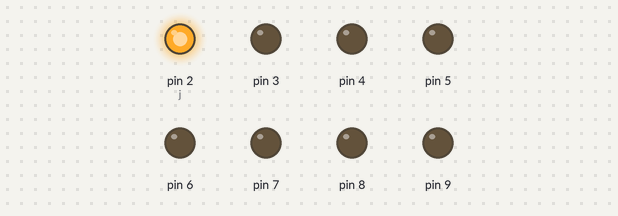
A sketch run on a simulated Arduino Uno, built with avr-gcc and run on an emulated ATmega328P. Parts: output pins drawn as LEDs (lit = HIGH).

Above: at 0.1 s.
At 0.7 s:
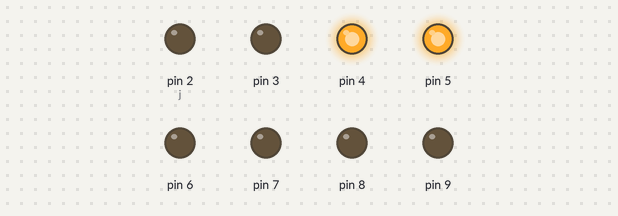
At 1.1 s:
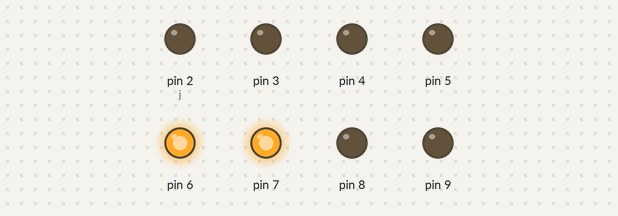
At 1.5 s:
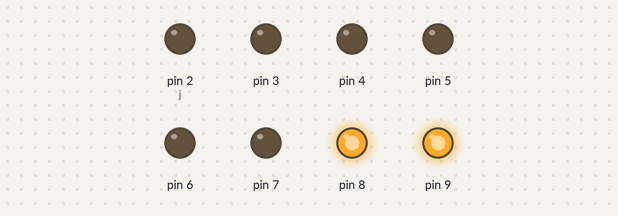
At 2.5 s:
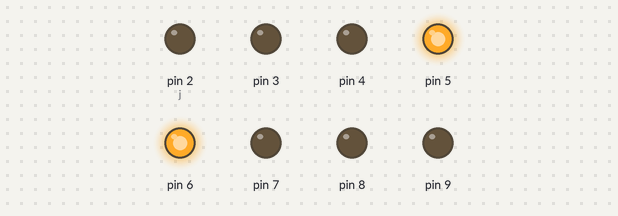
At 3.5 s:
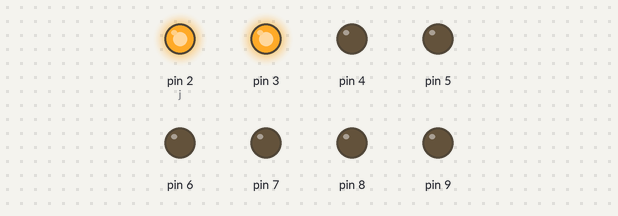
Timing chart, 0 to 3.8 s (numbered marks = the images above):
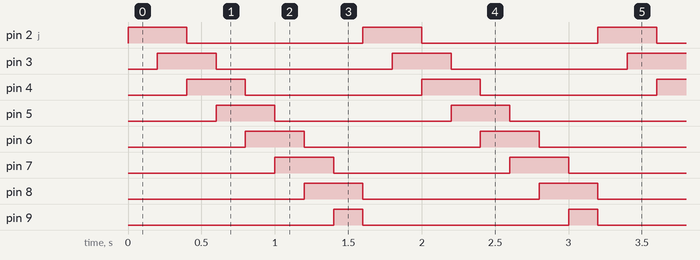

The sketch:

code_file.ino
```cpp
void setup() {
for(int i=2;i<=9;i++)
    {
pinMode(i,OUTPUT);
     }
  }

void loop() {
  for(int i=2;i<10;i++)
     {
digitalWrite(i,HIGH);
int j=j+1;
if(j>9)
{
  j=2;
}
digitalWrite(j,HIGH);
delay(200);
digitalWrite(i,LOW);
digitalWrite(j,LOW);
     }
}
```

Measured:
- by itself, pin 2 (j), pin 3–8: alternates HIGH for 0.40 s and LOW for 1.2 s
- by itself, pin 9: alternates HIGH for 0.20 s and LOW for 1.4 s
- by itself, everything shown: repeats every 1.6 s, in 8 steps
